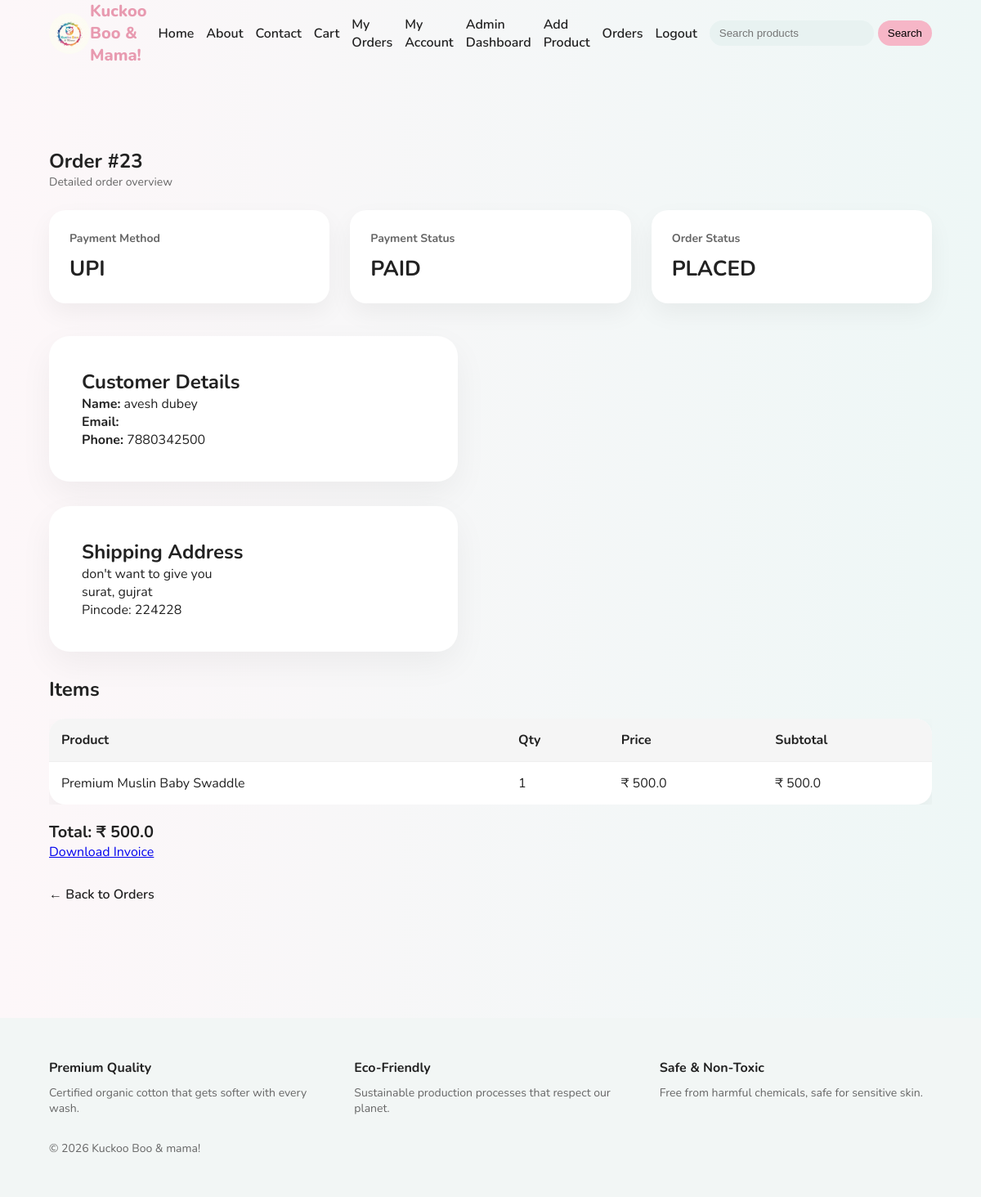
Page /admin/order/23 (signed in) on the committed database.
### tables this page shows
CREATE TABLE orders (
        id INTEGER PRIMARY KEY AUTOINCREMENT,
        user_id INTEGER,
        total_amount REAL NOT NULL,
        payment_status TEXT,
        razorpay_order_id TEXT,
        created_at TIMESTAMP DEFAULT CURRENT_TIMESTAMP, payment_method TEXT, order_status TEXT DEFAULT 'PLACED', full_name TEXT, phone TEXT, address TEXT, city TEXT, state TEXT, pincode TEXT, review_reminder_sent INTEGER DEFAULT 0,
        FOREIGN KEY (user_id) REFERENCES users(id)
    );

CREATE TABLE order_items (
        id INTEGER PRIMARY KEY AUTOINCREMENT,
        order_id INTEGER,
        product_id INTEGER,
        quantity INTEGER NOT NULL,
        price REAL NOT NULL, product_name TEXT,
        FOREIGN KEY (order_id) REFERENCES orders(id),
        FOREIGN KEY (product_id) REFERENCES products(id)
    );

### routes/admin/orders.py (the view)
@admin_bp.route("/order/<int:order_id>")
def order_detail(order_id):
    if not admin_required():
        return redirect(url_for("auth.login"))
    conn = get_db_connection()
    order = conn.execute(
        """
        SELECT
            orders.*,
            users.name,
            users.email
        FROM orders
        JOIN users ON orders.user_id = users.id
        WHERE orders.id = ?
        """,
        (order_id,)
    ).fetchone()
    if not order:
        conn.close()
        return "Order not found", 404
    items = conn.execute(
        """
        SELECT product_name, quantity, price
        FROM order_items
        WHERE order_id = ?
        """,
        (order_id,)
    ).fetchall()
    conn.close()
    return render_template(
        "admin/order_detail.html",
        order=order,
        items=items
    )

### database/db.py (called while the page is built)
def get_db_connection():
    if Config.DB_TYPE == "postgres":
        database_url = Config.DATABASE_URI
        if database_url.startswith("postgres://"):
            database_url = database_url.replace(
                "postgres://", "postgresql://", 1
            )
        conn = psycopg2.connect(database_url)
        conn.autocommit = False
        return DatabaseWrapper(conn, "postgres")
    else:
        os.makedirs(os.path.dirname(Config.DATABASE_URI), exist_ok=True)
        conn = sqlite3.connect(Config.DATABASE_URI)
        conn.row_factory = sqlite3.Row
        return DatabaseWrapper(conn, "sqlite")

    def fetchone(self):
        row = self.cursor.fetchone()
        if not row:
            return None
        if self.db_type == "sqlite":
            return dict(row)
        return row

    def fetchall(self):
        rows = self.cursor.fetchall()
        if self.db_type == "sqlite":
            return [dict(row) for row in rows]
        return rows

    def execute(self, query, params=None):
        if params is None:
            params = []
        if self.db_type == "postgres":
            query = query.replace("?", "%s")
            cursor = self.conn.cursor(
                cursor_factory=psycopg2.extras.RealDictCursor
            )
        else:
            cursor = self.conn.cursor()
        cursor.execute(query, params)
        return ResultWrapper(cursor, self.db_type)

    def close(self):
        self.conn.close()

### routes/admin/orders.py (called while the page is built)
def admin_required():
    if not session.get("user_id"):
        return False
    conn = get_db_connection()
    user = conn.execute(
        "SELECT is_admin FROM users WHERE id = ?",
        (session["user_id"],)
    ).fetchone()
    conn.close()
    return user and int(user["is_admin"]) == 1

### templates/admin/order_detail.html (shortened to what this page needs)
{% extends "base.html" %}
{% block extra_css %}
<link rel="stylesheet" href="{{ url_for('static', filename='css/admin.css') }}">
{% endblock %}
{% block content %}
<section class="admin-section">
    <div class="admin-container">
        <div class="admin-header">
            <h1>Order #{{ order.id }}</h1>
            <p>Detailed order overview</p>
        </div>
        <div class="admin-stats-grid">
            <div class="admin-stat-card">
                <h3>Payment Method</h3>
                <p>{{ order.payment_method }}</p>
            </div>
            <div class="admin-stat-card {% if order.payment_status != 'PAID' %}warning{% endif %}">
                <h3>Payment Status</h3>
                <p>{{ order.payment_status }}</p>
            </div>
            <div class="admin-stat-card">
                <h3>Order Status</h3>
                <p>{{ order.order_status }}</p>
            </div>
        </div>
        <div class="admin-card" style="margin-top:30px;">
            <h2>Customer Details</h2>
            <p><strong>Name:</strong> {{ order.full_name }}</p>
            <p><strong>Email:</strong> {{ order.customer_email }}</p>
            <p><strong>Phone:</strong> {{ order.phone }}</p>
        </div>
        <div class="admin-card" style="margin-top:30px;">
            <h2>Shipping Address</h2>
            <p>
                {{ order.address }}<br>
                {{ order.city }}, {{ order.state }}<br>
                Pincode: {{ order.pincode }}
            </p>
        </div>
        <div class="admin-table-section" style="margin-top:30px;">
            <h2>Items</h2>
            <div class="table-wrapper">
                <table class="admin-table">
                    <thead>
                        <tr>
                            <th>Product</th>
                            <th>Qty</th>
                            <th>Price</th>
                            <th>Subtotal</th>
                        </tr>
                    </thead>
                    <tbody>
                        {% for item in items %}
                        <tr>
                            <td>{{ item.product_name }}</td>
                            <td>{{ item.quantity }}</td>
                            <td>₹ {{ item.price }}</td>
                            <td>₹ {{ item.quantity * item.price }}</td>
                        </tr>
                        {% endfor %}
                    </tbody>
                </table>
            </div>
            <div class="order-total" style="margin-top:20px; font-size:20px;">
                <strong>Total: ₹ {{ order.total_amount }}</strong>
            </div>
        </div>
        {% if order.id %}
            <a href="{{ url_for('static', filename='invoices/invoice_' ~ order.id ~ '.pdf') }}"
            class="btn-primary"
            target="_blank">
            Download Invoice
            </a>
        {% endif %}
        <div style="margin-top:30px;">
            <a href="{{ url_for('admin.view_orders') }}" class="edit-link">
                ← Back to Orders
            </a>
        </div>
    </div>
</section>
{% endblock %}

### static/css/base.css (style rules this page uses)
:root { --primary: #f6b6c7; --primary-dark: #e89ab0; --bg-soft: #fdf7f9; --text-dark: #222; --text-light: #666; --radius: 20px; }
* { margin: 0; padding: 0; box-sizing: border-box; }
body { font-family: 'Nunito', sans-serif; background: linear-gradient(to right, #fdf7f9, #eef7f6); color: var(--text-dark); }

### static/css/admin.css (style rules this page uses)
.admin-section { padding: 60px 0; display: flex; justify-content: center; }
.admin-card { background: #ffffff; padding: 40px; border-radius: 25px; box-shadow: 0 15px 40px rgba(0,0,0,0.05); width: 100%; max-width: 500px; }
.admin-header { margin-bottom: 25px; }
.admin-header p { font-size: 14px; color: #666; }
.admin-container { width: 100%; max-width: 1100px; }
.admin-stats-grid { display: grid; grid-template-columns: repeat(auto-fit, minmax(220px, 1fr)); gap: 25px; margin-bottom: 40px; }
.admin-stat-card { background: #ffffff; padding: 25px; border-radius: 20px; box-shadow: 0 12px 30px rgba(0,0,0,0.05); }
.admin-stat-card h3 { font-size: 14px; color: #666; margin-bottom: 10px; }
.admin-stat-card p { font-size: 26px; font-weight: 700; }
.admin-table-section h2 { margin-bottom: 20px; }
.table-wrapper { overflow-x: auto; }
.admin-table { width: 100%; border-collapse: collapse; background: #ffffff; border-radius: 20px; overflow: hidden; box-shadow: 0 12px 30px rgba(0,0,0,0.05); }
.admin-table th, .admin-table td { padding: 15px; text-align: left; }
.admin-table thead { background: #f5f5f5; }
.admin-table tbody tr { border-top: 1px solid #eee; }
.edit-link { text-decoration: none; font-weight: 600; color: #222; }
.admin-table td { vertical-align: top; }

### rows in the picture
orders: id "23", payment_method "UPI", payment_status "PAID", order_status "PLACED", full_name "avesh dubey", phone "7880342500", address "don't want to give you", city "surat", state "gujrat", pincode "224228", total_amount "500.0"
order_items: product_name "Premium Muslin Baby Swaddle", quantity "1", price "500.0", item.quantity*item.price "500.0"
